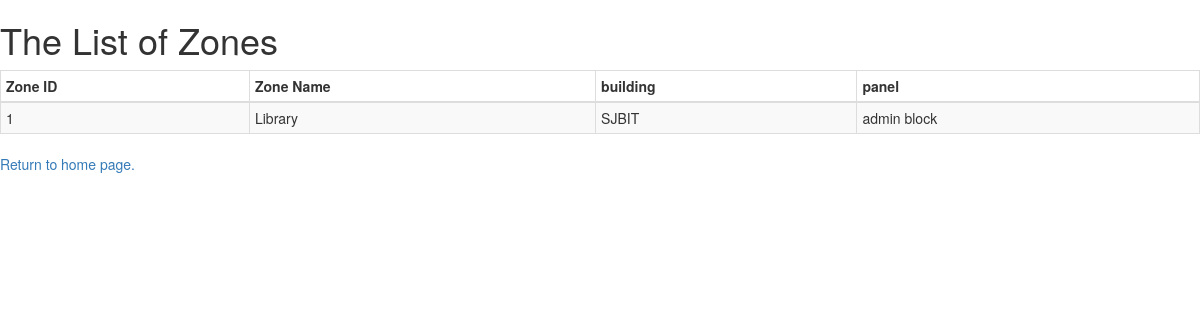
The page /zonelist (signed in) on the database as committed earlier.
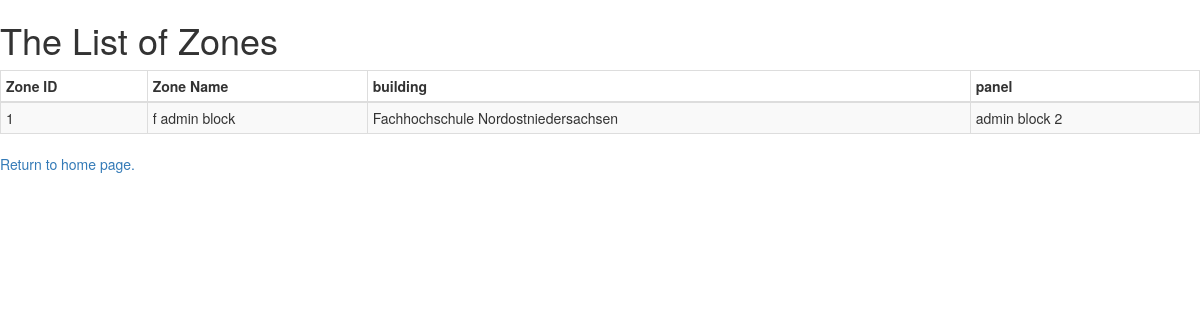
The same page on the database as committed later.
### FireCheck/models.py (models this page shows, shortened)
class zone(models.Model):
    name = models.CharField(max_length=128)
    building = models.ForeignKey(to=building, on_delete=models.CASCADE)
    panel = models.ForeignKey(to=panel, on_delete=models.CASCADE)
    floor = models.IntegerField()
    date_time_created = models.DateTimeField(auto_now_add=True)

class building(models.Model):
    name = models.CharField(max_length=128)
    latitude = models.FloatField()
    longitude = models.FloatField()
    address = models.CharField(max_length=512)
    email = models.CharField(max_length=256)

class panel(models.Model):
    building = models.ForeignKey(to=building, on_delete=models.CASCADE)
    location = models.TextField()
    name = models.CharField(max_length=128)

### FireCheck/views.py (the view)
# urls.py: path("zonelist", views.zone_list, name="zonelist"),
@login_required()
def zone_list(request):
    context= {
        "zones" : zone.objects.all()
    }
    return render(request, "FireCheck/zonelist.html", context)

### FireCheck/templates/FireCheck/zonelist.html (shortened to what this page needs)
<!DOCTYPE html>
<html lang="en" dir="ltr">
  <head>
    <link rel="stylesheet" href="https://maxcdn.bootstrapcdn.com/bootstrap/3.3.7/css/bootstrap.min.css">
  </head>
  <body>
    <h1>The List of Zones</h1>
    {% load static %}
    <div class="">
      <table border="1" class="table table-striped table-bordered table-hover table-condensed">
        <thead>
          <th> <b>Zone ID</b> </th>
          <th> <b>Zone Name</b>  </th>
          <th> <b>building</b> </th>
          <th> <b>panel</b> </th>
        </thead>
        {% for d in zones %}
        <tbody>
            <td>{{d.id}}</td>
            <td>{{d.name}}</td>
            <td>{{d.building.name}}</td>
            <td>{{d.panel.name}}</td>
        </tbody>
        {% endfor  %}
      </table>
      <a href="/">Return to home page.</a>
    </div>
  </body>
</html>

Rows that differ between the two databases and show on the page:
changed zone id 1: name "Library" → "f admin block"; building.name "SJBIT" → "Fachhochschule Nordostniedersachsen"; panel.name "admin block" → "admin block 2"
